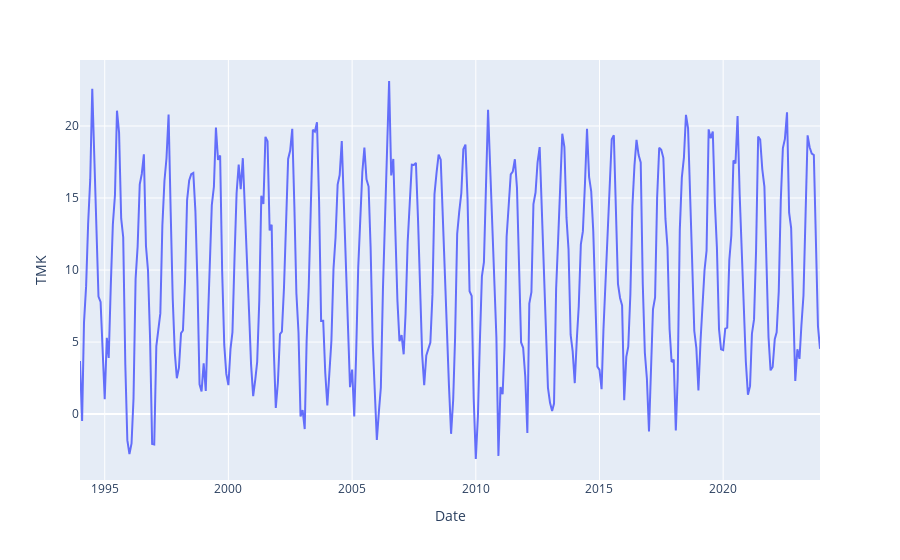
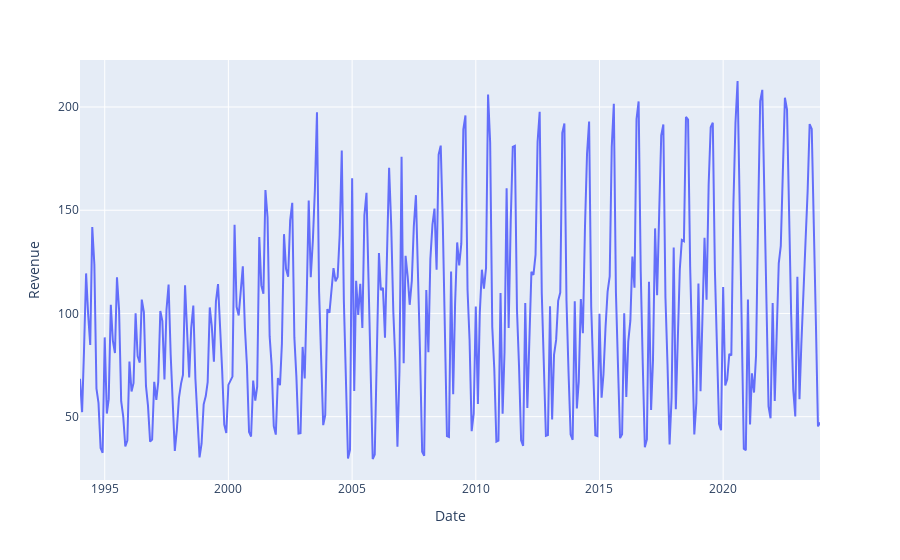

The notebook cell saved with these charts, in order:
### Markdown cell above
### 2.4 Zeitliche Entwicklung

### Code cell
# Darstellung der Temperaturwerte über die Jahre
fig_median = px.line(df_merged, x="Date", y=" TMK")
# Darstellung der Umsätze über die Jahre
fig_revenue = px.line(df_merged, x="Date", y="Revenue")
fig_median.show()
fig_revenue.show()

### Figure 1 — Plotly figure (JSON) as saved in the notebook; plotly's stock layout.template omitted (floating-point values rounded to 4 significant figures; data arrays with more than 128 entries replaced by an {"elided": "..."} marker saying what was removed)
{"data": [{"hovertemplate": "Date=%{x}<br> TMK=%{y}<extra></extra>", "legendgroup": "", "line": {"color": "#636efa", "dash": "solid"}, "marker": {"symbol": "circle"}, "mode": "lines", "name": "", "orientation": "v", "showlegend": false, "type": "scatter", "x": {"elided": "360 str values"}, "xaxis": "x", "y": {"elided": "360 float values"}, "yaxis": "y"}], "layout": {"legend": {"tracegroupgap": 0}, "margin": {"t": 60}, "xaxis": {"anchor": "y", "domain": [0, 1], "title": {"text": "Date"}}, "yaxis": {"anchor": "x", "domain": [0, 1], "title": {"text": " TMK"}}}}

### Figure 2 — Plotly figure (JSON) as saved in the notebook; plotly's stock layout.template omitted (floating-point values rounded to 4 significant figures; data arrays with more than 128 entries replaced by an {"elided": "..."} marker saying what was removed)
{"data": [{"hovertemplate": "Date=%{x}<br>Revenue=%{y}<extra></extra>", "legendgroup": "", "line": {"color": "#636efa", "dash": "solid"}, "marker": {"symbol": "circle"}, "mode": "lines", "name": "", "orientation": "v", "showlegend": false, "type": "scatter", "x": {"elided": "360 str values"}, "xaxis": "x", "y": {"elided": "360 float values"}, "yaxis": "y"}], "layout": {"legend": {"tracegroupgap": 0}, "margin": {"t": 60}, "xaxis": {"anchor": "y", "domain": [0, 1], "title": {"text": "Date"}}, "yaxis": {"anchor": "x", "domain": [0, 1], "title": {"text": "Revenue"}}}}
